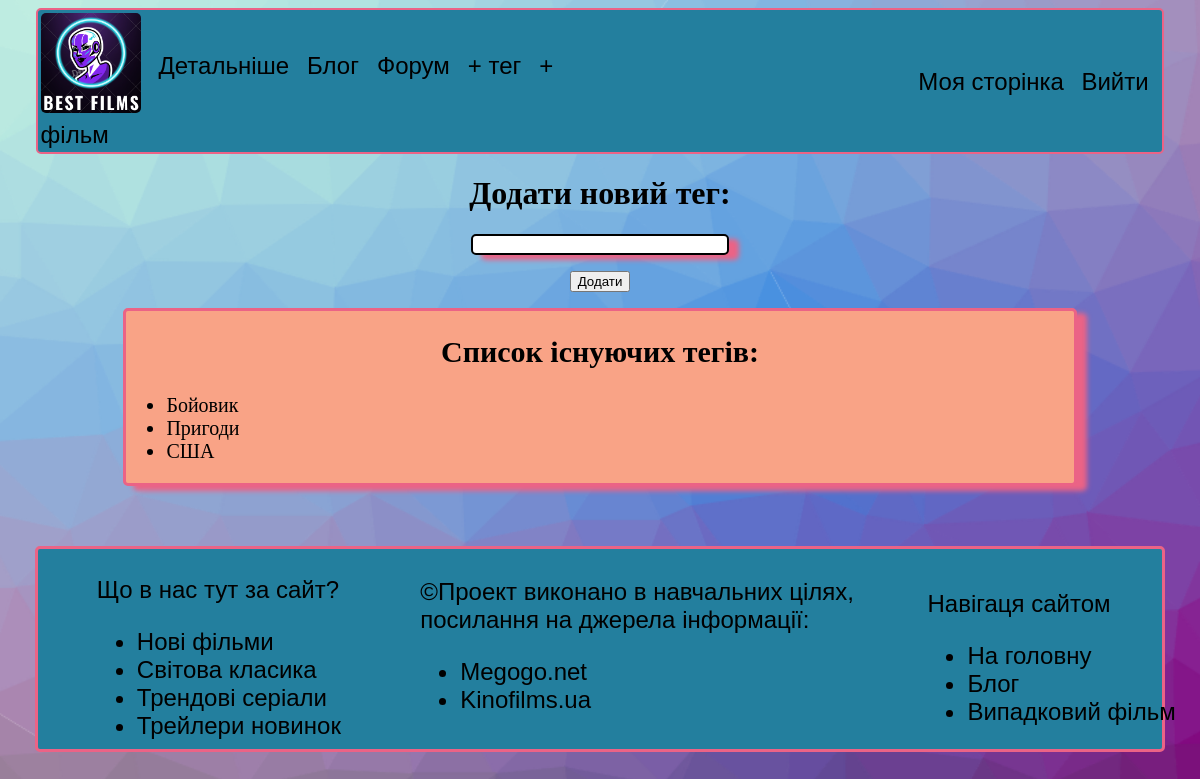
/new_tag (signed in), run on an earlier commit of the app's database.
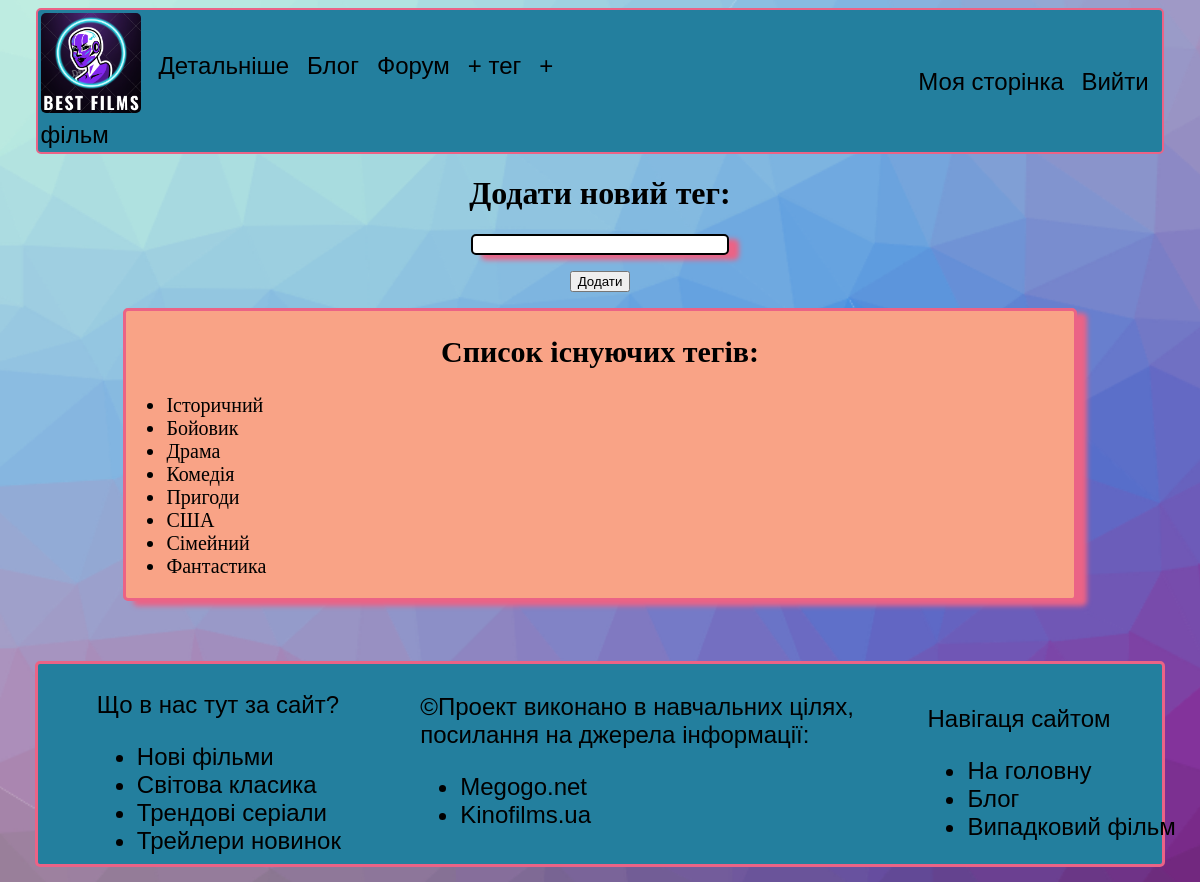
And on a later commit of the database.
### films/models.py (models this page shows, shortened)
class Tag(models.Model):
    title = models.CharField(max_length = 20, verbose_name='Назва тегу')

### films/views.py (the view)
# urls.py: path('new_tag', views.new_tag, name='new_tag'),
@login_required
def new_tag(request):
    if request.method != 'POST':
        form = TagForm()
    else:
        form = TagForm(data = request.POST)
        if form.is_valid():
            form.save()
            return redirect('films:new_tag')
    tags = Tag.objects.all().order_by('title').values()
    context = {
        'form': form,
        'tags': tags
    }
    return render(request, 'films/new_tag.html', context)

### films/forms.py
class TagForm(forms.ModelForm):
    class Meta:
        model = Tag
        fields = '__all__'
        widgets = {
            'title': forms.TextInput(attrs={'class': 'input-char'})
        }

### films/templates/films/new_tag.html (shortened to what this page needs)
{% extends 'films/base.html' %}
{% block content %}
    <h1 align="center">Додати новий тег:</h1>
    <form action="{% url 'films:new_tag' %}" method="post">
        <p align="center">{{ form.title }}</p>
        <p align="center"><button name="submit">Додати</button></p>
    </form>
    <div class="post-on-page simple-shadow">
        <h2 align="center">Список існуючих тегів:</h2>
        <ul>
            {% for tag in tags %}
                <li>{{ tag.title }}</li>
            {% empty %}
                <li>Додайте перший тег</li>
            {% endfor %}
        </ul>
    </div>
{% endblock content %}

What changed in the data, as far as the page shows it:
added Tag: title "Історичний"
added Tag: title "Драма"
added Tag: title "Комедія"
added Tag: title "Сімейний"
added Tag: title "Фантастика"
